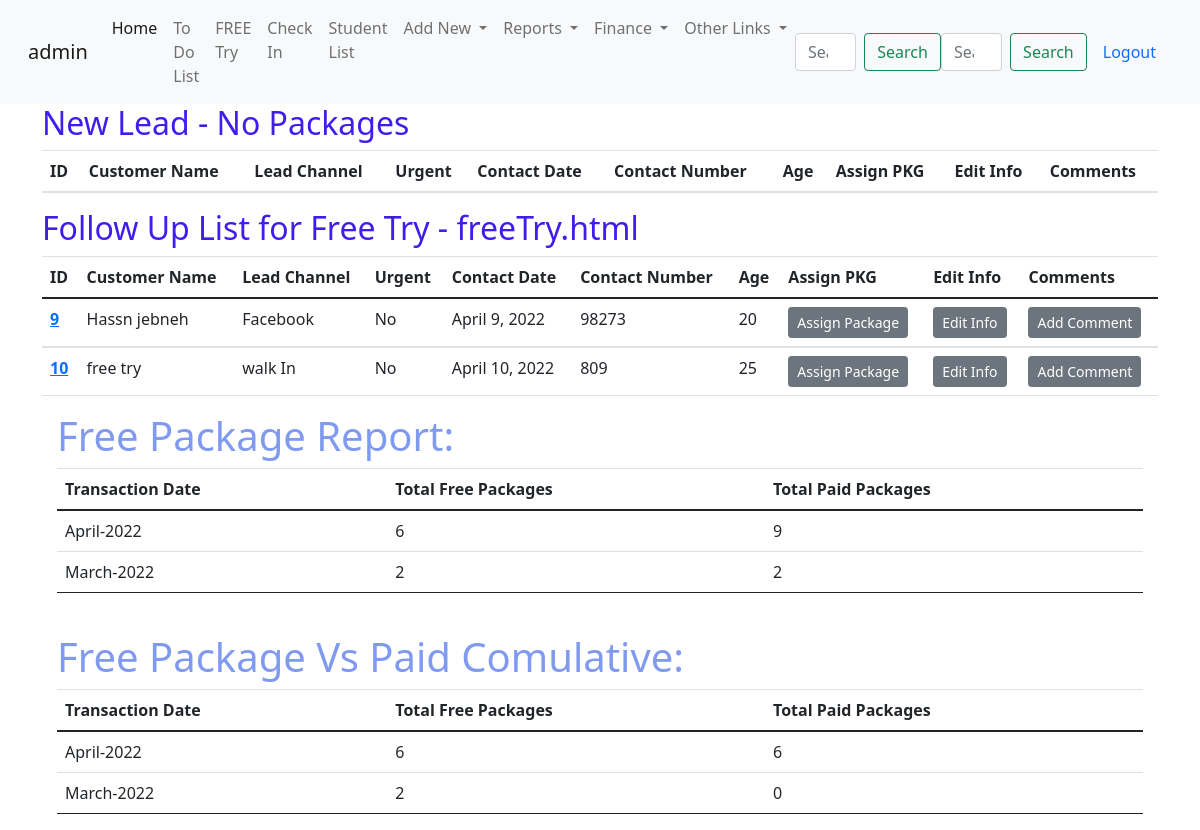
The app's page /freetryList/ (signed in) with its own data.
### student/models.py (models this page shows, shortened)
class customerInfo(models.Model):
    studentId = models.AutoField(primary_key=True)
    customerName = models.CharField(max_length=100 , unique=True)
    customerImg = models.ImageField(upload_to ='media/student/imgs/' , default='default.jpg')
    leadsChannel = models.ForeignKey(leadSource,max_length=50,on_delete=models.CASCADE)
    adsRef = models.CharField(max_length=200,blank=True)
    contactDate = models.DateField(default=datetime.now , editable=False)
    leadeAge = models.IntegerField()
    leadsLocation = models.CharField(max_length=100)
    leadsContactNumber = models.IntegerField()
    emailAddress = models.EmailField(unique=True)
    leadsComment = models.CharField(max_length=1000)
    leadsUrgent = models.BooleanField()
    Nationality = models.ForeignKey(countryList,max_length=250,on_delete=models.CASCADE)
    intersetList = models.ForeignKey(courseList,max_length=50,on_delete=models.CASCADE)
    followUp = models.BooleanField(default=True)

class leadSource(models.Model):
    sourceChannel = models.CharField(max_length=50,unique=True)
    def __str__(self) -> str:
        return f'{self.sourceChannel}'

### student/views.py (the view)
# urls.py: path('freetryList/',views.freetryList,name='freetryList'),
@login_required
def freetryList(request):
    anyPkg = AssignPackage.objects.values('StudentId_id')
    pricedList = studioPackages.objects.filter(freeTry = True)
    studentPricedList = AssignPackage.objects.exclude(packageName__in = pricedList).values('StudentId')
    studentFreeList = AssignPackage.objects.filter(packageName__in = pricedList).values('StudentId')
    studentWithPricedPkg = customerInfo.objects.filter(studentId__in = studentPricedList)
    withNoPkg =  customerInfo.objects.exclude(studentId__in = anyPkg).filter(followUp = True)
    freeTryList = customerInfo.objects.exclude(studentId__in = studentWithPricedPkg).exclude(studentId__in = withNoPkg).filter(followUp = True)
    TotalFreeMonhtly = AssignPackage.objects.annotate(month = TruncMonth('transactionDate')).values('month').annotate(tp = Count('packageName_id')).filter(packageName__packagePrice = 0)
    feeListId = AssignPackage.objects.filter(StudentId__in = studentPricedList)
    totalPaidPkg = AssignPackage.objects.annotate(month = TruncMonth('transactionDate')).values('month').annotate(tFree = Count('transactionDate' , filter = Q(packageName__packagePrice = 0))).annotate(tPaid = Count('transactionDate' , filter = Q(packageName__packagePrice__gte = 1))).order_by('-month')
    totalPaidPkgx = AssignPackage.objects.annotate(month = TruncMonth('transactionDate')).values('month').annotate(tFree = Count('transactionDate' , filter = Q(packageName__packagePrice = 0))).annotate(tPaid = Count('transactionDate', filter = Q(StudentId__in = studentFreeList , packageName__packagePrice__gt = 1))).order_by('-month')
    context = {'freeTryList':freeTryList,'withNoPkg':withNoPkg,'TotalFreeMonhtly':TotalFreeMonhtly,'totalPaidPkg':totalPaidPkg,'totalPaidPkgx':totalPaidPkgx,'feeListId':feeListId}
    return render(request,'student/freeTry.html',context)

### student/templates/student/freeTry.html (shortened to what this page needs)
{% extends 'student/base.html' %}
{% block content %}
<div class="container-lg">
  <h2>New Lead  - No Packages</h2>
  <table class="table">
<thead>
  <tr>
    <th scope="col">ID</th>
    <th scope="col">Customer Name</th>
    <th scope="col">Lead Channel</th>
    <th scope="col">Urgent</th>
    <th scope="col">Contact Date</th>
    <th scope="col">Contact Number</th>
    <th scope="col">Age</th>
    <th scope="col">Assign PKG</th>
    <th scope="col">Edit Info</th>
    <th scope="col">Comments</th>
  </tr>
</thead>
</table>
</div>
<div class="container-lg">
    <h2>Follow Up List for Free Try  -  freeTry.html</h2>
    <table class="table">
  <thead>
    <tr>
      <th scope="col">ID</th>
      <th scope="col">Customer Name</th>
      <th scope="col">Lead Channel</th>
      <th scope="col">Urgent</th>
      <th scope="col">Contact Date</th>
      <th scope="col">Contact Number</th>
      <th scope="col">Age</th>
      <th scope="col">Assign PKG</th>
      <th scope="col">Edit Info</th>
      <th scope="col">Comments</th>
    </tr>
  </thead>
  {% for x in freeTryList %}
  <tbody>
    <tr>
      <th scope="row"><a href="/student/dashBoard/{{x.studentId}}">{{x.studentId}} </th></a>
      <td>{{x.customerName}} </td>
      <td>{{x.leadsChannel}}</td>
       {% if x.leadsUrgent == True %}
      <td>Yes</td>
        {% else %}
      <td>No</td>
        {% endif %}
      <td>{{x.contactDate}}</td>
      <td>{{x.leadsContactNumber}}</td>
      <td>{{x.leadeAge}}</td>
      <td><button class="btn btn-secondary btn-sm" type="submit" onclick="location.href='{% url 'student:assignPKG' x.studentId %}'">Assign Package</button></td>
      <td><button class="btn btn-secondary btn-sm" type="submit" onclick="location.href='{% url 'student:updateView' x.studentId %}'">Edit Info</button></td>
      <td><button class="btn btn-secondary btn-sm" type="submit" onclick="location.href='{% url 'student:followUpView' x.studentId %}'">Add Comment</button></td>
    </tr>
  </tbody>
  {% endfor %}
</table>
</div>
<div class="container-lg">
<div class="col">
  <h1>Free Package Report:</h1>
 <table class="table">
  <thead>
    <tr>
      <th scope="col">Transaction Date</th>
      <th scope="col">Total Free Packages </th>
      <th scope="col">Total Paid Packages </th>
    </tr>
  </thead>
  <tbody>
    <tr>
      {% for x in totalPaidPkg %}
      <td>{{x.month|date:"F"}}-{{x.month|date:"Y"}}</td>
      <td> {{x.tFree}}</td>
      <td> {{x.tPaid}}</td>
    </tr>
    {% endfor %}
  </tbody>
  </table>
</div>
</div>
<div>
<br>
  <div class="container-lg">
    <div class="col">
      <h1>Free Package Vs Paid Comulative:</h1>
     <table class="table">
      <thead>
        <tr>
          <th scope="col">Transaction Date</th>
          <th scope="col">Total Free Packages </th>
          <th scope="col">Total Paid Packages </th>
        </tr>
      </thead>
      <tbody>
        <tr>
          {% for x in totalPaidPkgx %}
          <td>{{x.month|date:"F"}}-{{x.month|date:"Y"}}</td>
          <td> {{x.tFree}}</td>
          <td> {{x.tPaid}}</td>
        </tr>
        {% endfor %}
      </tbody>
      </table>
    </div>
</div>
{% endblock %}

### student/templates/student/navbar.html (shortened to what this page needs)
<nav class="navbar navbar-expand-lg navbar-light bg-light">
    <div class="container-fluid">
      {% if user.is_authenticated %}
      <a class="navbar-brand" href="#">{{user}}</a>
      {% else %}
      <a class="navbar-brand" href="#">Hello Visitor</a>
      <a class="navbar-brand" >Contact Us on : +971 00 000 000</a>
      {% endif %}
      <div class="collapse navbar-collapse" id="navbarSupportedContent">
        <ul class="navbar-nav me-auto mb-2 mb-lg-0">
          {% if user.is_authenticated %}
          <li class="nav-item">
            <a class="nav-link active" aria-current="page" href="{% url 'student:home' %}">Home</a>
          </li>
          <li class="nav-item">
            <a class="nav-link" href="{% url 'student:toDolist' %}">To Do List</a>
          </li>
          <li class="nav-item">
            <a class="nav-link" href="{% url 'student:freetryList' %}">FREE Try</a>
          </li>
          <li class="nav-item">
            <a class="nav-link" href="{% url 'student:checkIn' %}">Check In</a>
          </li>
          <li class="nav-item">
            <a class="nav-link" href="{% url 'student:CustList' %}">Student List</a>
          </li>
          <li class="nav-item dropdown">
            <a class="nav-link dropdown-toggle" href="#" id="navbarDropdown" role="button" data-bs-toggle="dropdown" aria-expanded="false">
              Add New
            </a>
          </li>
          {% if user.is_superuser %}
          <li class="nav-item dropdown">
            <a class="nav-link dropdown-toggle" href="#" id="navbarDropdown" role="button" data-bs-toggle="dropdown" aria-expanded="false">
              Reports
            </a>
          </li>
          {% endif %}
          <li class="nav-item dropdown">
            <a class="nav-link dropdown-toggle" href="#" id="navbarDropdown" role="button" data-bs-toggle="dropdown" aria-expanded="false">
              Finance
            </a>
          </li>
          <li class="nav-item dropdown">
            <a class="nav-link dropdown-toggle" href="#" id="navbarDropdown" role="button" data-bs-toggle="dropdown" aria-expanded="false">
              Other Links
            </a>
          </li>
        </ul>
        <form class="d-flex" method="POST" action="{% url 'student:search' %}">
          <input class="form-control me-2" type="search" placeholder="Search" aria-label="Search" name="searched">
          <button class="btn btn-outline-success" type="submit">Search</button>
        </form>
        <form class="d-flex" method="POST" action="{% url 'student:searchID' %}">
          <input class="form-control me-2" type="number" placeholder="Search by ID" aria-label="Search" name="searchID" required>
          <button class="btn btn-outline-success" type="submit">Search</button>
        </form>
        {% endif %}
        {% if user.is_authenticated %}
        <li class="form-inline d-flex">
          <a class="nav-link" href="{% url 'logout' %}">Logout</a>
        {% else %}
        <li class="fnav-item">
          <a class="nav-link" href="{% url 'login' %}">Log In</a>
        {% endif %}
        </li>
      </div>
    </div>
  </nav>

### student/static/student/custom.css (style rules this page uses)
h1 { color: rgb(128, 154, 240); }
h2 { color: rgb(64, 29, 237); border-radius: 2; }

### records on screen
customerInfo: studentId "9", customerName "Hassn jebneh", leadsChannel "Facebook", leadsUrgent "No", contactDate "April 9, 2022", leadsContactNumber "98273", leadeAge "20"
customerInfo: studentId "10", customerName "free try", leadsChannel "walk In", leadsUrgent "No", contactDate "April 10, 2022", leadsContactNumber "809", leadeAge "25"

### other values on screen
{{ user }} "admin"
{{ x.month|date:"F" }} "April" "March"
{{ x.month|date:"Y" }} "2022" "2022"
{{ x.tFree }} "6" "2"
{{ x.tPaid }} "9" "2"
{{ x.tPaid }} "6" "0"
